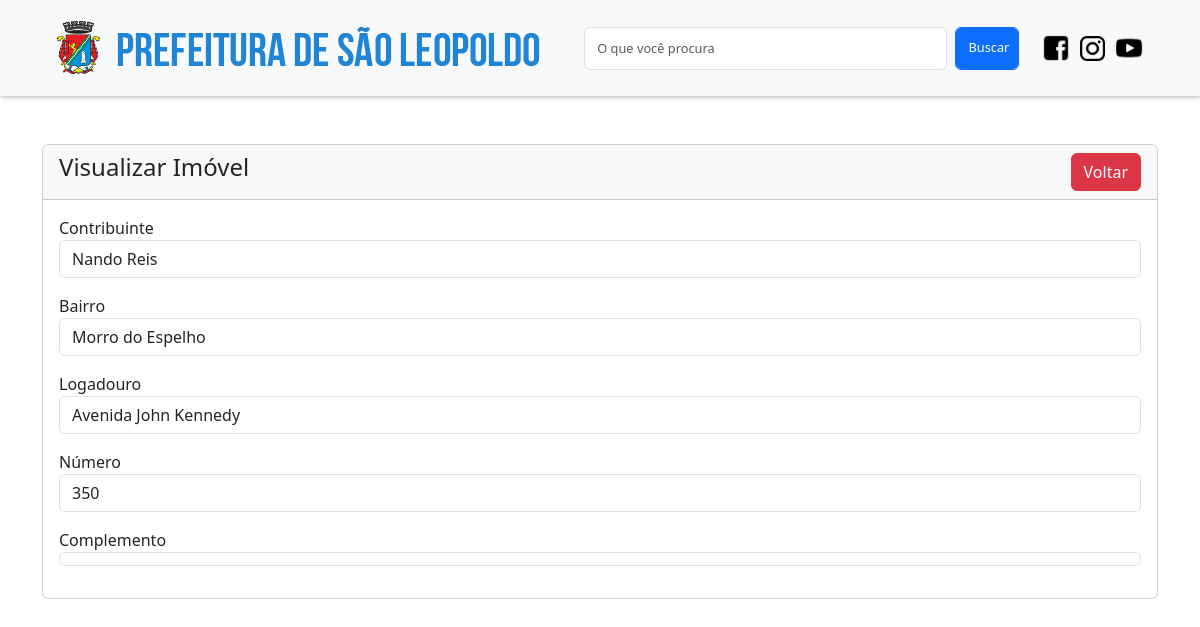
Screenshot of /imovel-view.php?inscricao_municipal=1 (signed in) with the database file from the repository.
### tables this page shows
CREATE TABLE `imoveis` (
  `inscricao_municipal` int(11) NOT NULL,
  `logadouro` varchar(255) NOT NULL,
  `numero` int(10) NOT NULL,
  `bairro` varchar(255) NOT NULL,
  `complemento` varchar(50) DEFAULT NULL,
  `contribuinte` varchar(255) NOT NULL
);

### imovel-view.php (the view, shortened to what this page needs)
<?php
include('conexao.php');
?>
<!doctype html>
<html lang="pt-br">
  <head>
    <link href="https://cdn.jsdelivr.net/npm/bootstrap@5.3.3/dist/css/bootstrap.min.css" rel="stylesheet">
    <link rel="stylesheet" href="src/style.css">
  </head>
  <body>
    <nav class="navbar navbar-expand-lg bg-body-tertiary" style="box-shadow: 1px 1px 5px rgb(0, 0, 0, 0.3);">
        <div class="container-fluid d-flex p-2"  style="margin: 0 3rem;">
            <a class="navbar-brand" href="#"><img class="img-fluid" src="./src/img/logo-prefeitura.png"></a>
            <form class="d-flex" role="search" style="width: 40%" action="" method="POST">
                <input class="form-control me-2" type="search" placeholder="O que você procura" aria-label="Search" style="height: 43px; font-size: 0.8rem;">
                <button class="btn btn-primary form-control" style="width: 4rem; color: #fff; font-size: 0.8rem;" type="submit">Buscar</button>
            </form>
            <section class="links">
                <a href="#" target="_blank"><img class="img-fluid" src="./src/img/logo-facebook.png" style="width: 30px;"></a>
                <a href="https://www.instagram.com/prefasaoleo/" target="_blank">
                    <img class="img-fluid" src="./src/img/logo-instagram.png" style="width: 25px; margin: 0 5px;"></a>
                <a href="#" target="_blank"><img class="img-fluid" src="./src/img/logo-youtube.png" style="width: 30px"></a>
            </section>
        </div>
    </nav>
    <div class="container mt-5">
        <div class="row">
            <div class="col-md-12">
                <div class="card">
                    <div class="card-header">
                        <h4>
                            Visualizar Imóvel
                            <a href="gerenciar-imovel.php" class="btn btn-danger float-end">Voltar</a>
                        </h4>
                    </div>
                    <div class="card-body">
                    <?php
                        if (isset($_GET['inscricao_municipal'])) {
                            $inscricao_municipal = mysqli_real_escape_string($mysqli, $_GET['inscricao_municipal']);
                            $sql_code = "SELECT * FROM imoveis WHERE inscricao_municipal = '$inscricao_municipal'";
                            $query = mysqli_query($mysqli, $sql_code);
                            if (mysqli_num_rows($query) > 0) {
                                $imovel = mysqli_fetch_array($query);
                            }
                        ?>
                        <div class="mb-3">
                            <label>Contribuinte</label>
                            <p class="form-control">
                                <?=$imovel['contribuinte']?>
                            </p>
                        </div>
                        <div class="mb-3">
                            <label>Bairro</label>
                            <p class="form-control">
                                <?=$imovel['bairro']?>
                            </p>
                        </div>
                        <div class="mb-3">
                            <label>Logadouro</label>
                            <p class="form-control">
                                <?=$imovel['logadouro']?>
                            </p>
                        </div>
                        <div class="mb-3">
                            <label>Número</label>
                            <p class="form-control">
                                <?=$imovel['numero']?>
                            </p>
                        </div>
                        <div class="mb-3">
                            <label>Complemento</label>
                            <p class="form-control">
                            </p>
                        </div>
                        <?php
                        } else {
                            echo '<h5>Imóvel não encontrado</h5>';
                        }
                        ?>
                    </div>
                </div>
            </div>
        </div>
    </div>
  </body>
</html>

### src/style.css (style rules this page uses)
* { margin: 0; padding: 0; box-sizing: border-box; }

### rows the page displays
imoveis: contribuinte "Nando Reis", bairro "Morro do Espelho", logadouro "Avenida John Kennedy", numero "350"
